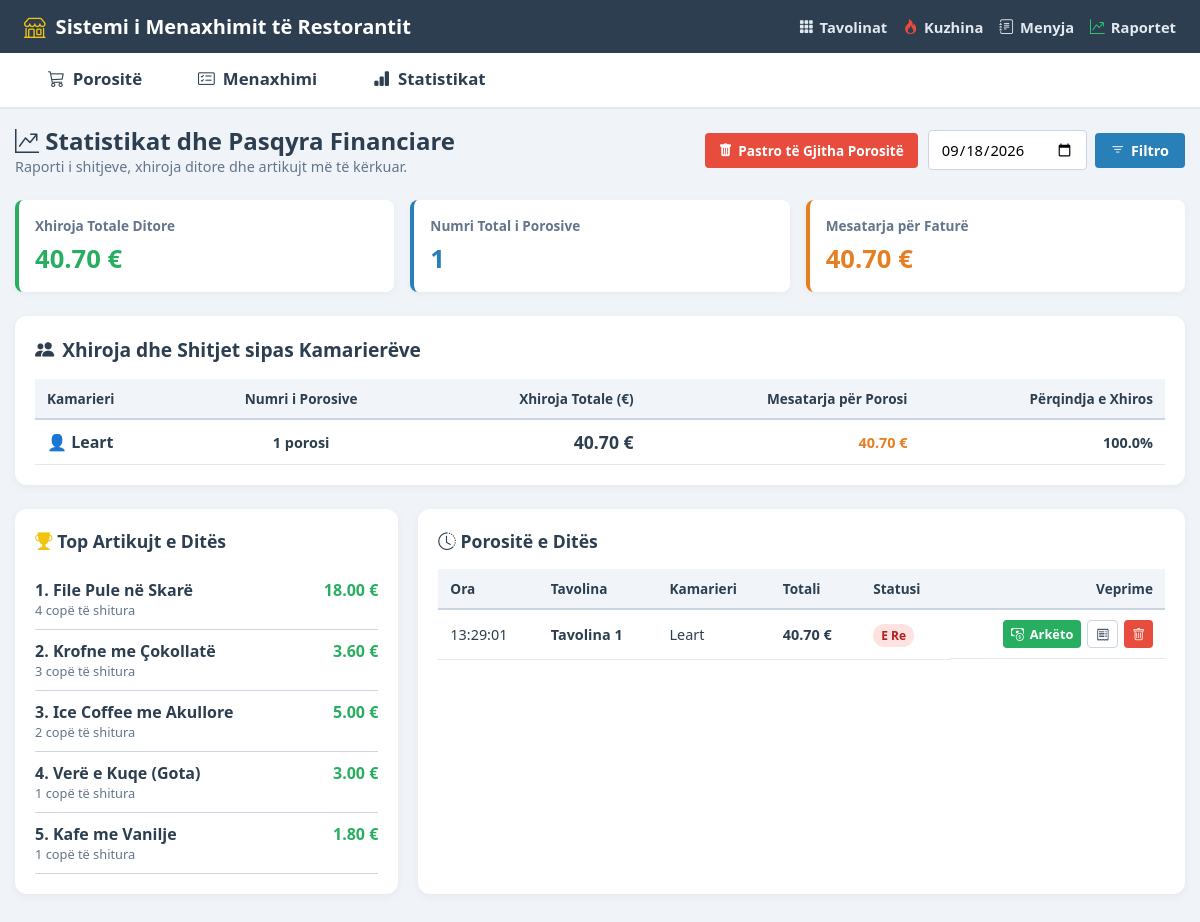
The page /reports on the database as committed earlier.
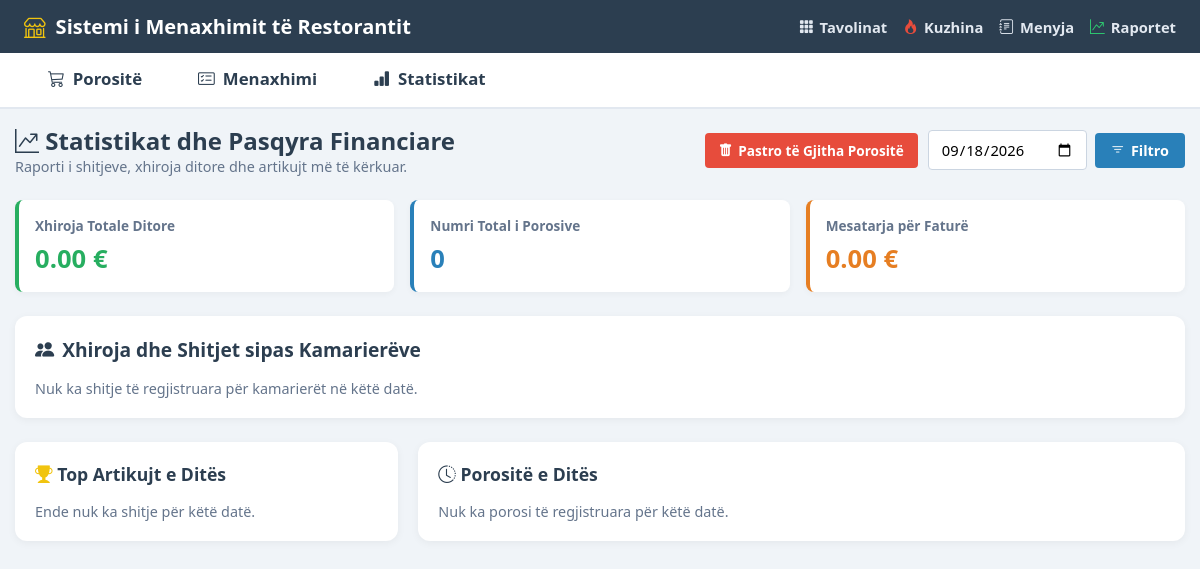
The same page on the database as committed later.
### tables this page shows
CREATE TABLE orders (
            id INTEGER PRIMARY KEY AUTOINCREMENT,
            table_number INTEGER NOT NULL,
            waiter_name TEXT NOT NULL,
            status TEXT NOT NULL DEFAULT 'E Re', -- 'E Re', 'Në Përgatitje', 'Gati', 'E Përfunduar'
            created_at TIMESTAMP DEFAULT CURRENT_TIMESTAMP,
            updated_at TIMESTAMP DEFAULT CURRENT_TIMESTAMP,
            payment_method TEXT DEFAULT 'Kesh', -- 'Kesh', 'Kartelë'
            total_amount REAL DEFAULT 0.0,
            notes TEXT DEFAULT ''
        );

CREATE TABLE order_items (
            id INTEGER PRIMARY KEY AUTOINCREMENT,
            order_id INTEGER NOT NULL,
            item_id INTEGER,
            item_name TEXT NOT NULL,
            unit_price REAL NOT NULL,
            quantity INTEGER NOT NULL DEFAULT 1,
            subtotal REAL NOT NULL,
            notes TEXT DEFAULT '',
            FOREIGN KEY (order_id) REFERENCES orders(id) ON DELETE CASCADE,
            FOREIGN KEY (item_id) REFERENCES menu_items(id) ON DELETE SET NULL
        );

### web/app.py (the view)
@app.get("/reports", response_class=HTMLResponse)
async def reports_page(request: Request, date: Optional[str] = None):
    target_date = date or datetime.now().strftime("%Y-%m-%d")
    stats = models.get_daily_statistics(target_date)
    pending_orders = models.get_orders(status="E Re")
    return templates.TemplateResponse(
        request=request,
        name="reports.html",
        context={
            "active_page": "reports",
            "restaurant_name": RESTAURANT_NAME,
            "stats": stats,
            "target_date": target_date,
            "pending_orders_count": len(pending_orders)
        }
    )

### web/templates/reports.html (shortened to what the changed rows need)
{% extends "base.html" %}
{% block content %}
<div style="margin-bottom: 24px; display: flex; justify-content: space-between; align-items: center; flex-wrap: wrap; gap: 12px;">
    <div>
        <h2 style="font-weight: 800; color: var(--accent-color);">
            <i class="bi bi-graph-up-arrow" style="color: var(--color-success);"></i> Statistikat dhe Pasqyra Financiare
        </h2>
    </div>
</div>
<div class="stats-cards">
    <div class="stat-card" style="border-color: #27ae60;">
        <div class="stat-label">Xhiroja Totale Ditore</div>
        <div class="stat-val" style="color: #27ae60;">{{ "%.2f"|format(stats.total_revenue) }} €</div>
    </div>
    <div class="stat-card" style="border-color: #2980b9;">
        <div class="stat-label">Numri Total i Porosive</div>
        <div class="stat-val" style="color: #2980b9;">{{ stats.total_orders }}</div>
    </div>
    <div class="stat-card" style="border-color: #e67e22;">
        <div class="stat-label">Mesatarja për Faturë</div>
        <div class="stat-val" style="color: #e67e22;">{{ "%.2f"|format(stats.average_order) }} €</div>
    </div>
</div>
<div style="background: white; border-radius: 12px; padding: 20px; box-shadow: 0 2px 8px rgba(0,0,0,0.05); margin-bottom: 24px;">
    <h3 style="font-size: 1.2rem; color: var(--accent-color); margin-bottom: 16px; display: flex; align-items: center; gap: 8px;">
        <i class="bi bi-people-fill" style="color: var(--primary-color);"></i> Xhiroja dhe Shitjet sipas Kamarierëve
    </h3>
    {% if not stats.waiter_stats %}
    <p style="color: var(--text-muted); font-size: 0.9rem;">Nuk ka shitje të regjistruara për kamarierët në këtë datë.</p>
    {% else %}
    <table class="data-table">
        <thead>
            <tr>
                <th>Kamarieri</th>
                <th style="text-align: center;">Numri i Porosive</th>
                <th style="text-align: right;">Xhiroja Totale (€)</th>
                <th style="text-align: right;">Mesatarja për Porosi</th>
                <th style="text-align: right;">Përqindja e Xhiros</th>
            </tr>
        </thead>
        <tbody>
            {% for w in stats.waiter_stats %}
            {% set pct = (w.total_sales / stats.total_revenue * 100) if stats.total_revenue > 0 else 0 %}
            <tr>
                <td>
                    <strong style="font-size: 1rem;">👤 {{ w.waiter_name }}</strong>
                </td>
                <td style="text-align: center; font-weight: 600;">
                    {{ w.total_orders }} porosi
                </td>
                <td style="text-align: right; font-size: 1.1rem; font-weight: 800; color: var(--color-success);">
                    {{ "%.2f"|format(w.total_sales) }} €
                </td>
                <td style="text-align: right; font-weight: 600; color: #e67e22;">
                    {{ "%.2f"|format(w.average_sales) }} €
                </td>
                <td style="text-align: right; font-weight: bold; color: var(--primary-color);">
                    {{ "%.1f"|format(pct) }}%
                </td>
            </tr>
            {% endfor %}
        </tbody>
    </table>
    {% endif %}
</div>
<div style="display: grid; grid-template-columns: 1fr 2fr; gap: 20px; margin-bottom: 24px;">
    <div style="background: white; border-radius: 12px; padding: 20px; box-shadow: 0 2px 8px rgba(0,0,0,0.05);">
        <h3 style="font-size: 1.1rem; color: var(--accent-color); margin-bottom: 16px;">
            <i class="bi bi-trophy-fill" style="color: #f1c40f;"></i> Top Artikujt e Ditës
        </h3>
        {% if not stats.popular_items %}
        <p style="color: var(--text-muted); font-size: 0.9rem;">Ende nuk ka shitje për këtë datë.</p>
        {% else %}
        <ul style="list-style: none;">
            {% for p in stats.popular_items %}
            <li style="display: flex; justify-content: space-between; padding: 10px 0; border-bottom: 1px solid var(--border-color);">
                <div>
                    <strong>{{ loop.index }}. {{ p.item_name }}</strong>
                    <div style="font-size: 0.8rem; color: var(--text-muted);">{{ p.total_qty }} copë të shitura</div>
                </div>
                <div style="font-weight: 700; color: #27ae60;">
                    {{ "%.2f"|format(p.total_sum) }} €
                </div>
            </li>
            {% endfor %}
        </ul>
        {% endif %}
    </div>
    <div style="background: white; border-radius: 12px; padding: 20px; box-shadow: 0 2px 8px rgba(0,0,0,0.05); overflow-x: auto;">
        <h3 style="font-size: 1.1rem; color: var(--accent-color); margin-bottom: 16px;">
            <i class="bi bi-clock-history"></i> Porositë e Ditës
        </h3>
        {% if not stats.orders %}
        <p style="color: var(--text-muted); font-size: 0.9rem;">Nuk ka porosi të regjistruara për këtë datë.</p>
        {% else %}
        <table class="data-table">
            <thead>
                <tr>
                    <th>Ora</th>
                    <th>Tavolina</th>
                    <th>Kamarieri</th>
                    <th>Totali</th>
                    <th>Statusi</th>
                    <th style="text-align: right;">Veprime</th>
                </tr>
            </thead>
            <tbody>
                {% for o in stats.orders %}
                <tr>
                    <td>{{ o.created_at.split(' ')[1] if ' ' in o.created_at else o.created_at }}</td>
                    <td><strong>Tavolina {{ o.table_number }}</strong></td>
                    <td>{{ o.waiter_name }}</td>
                    <td style="font-weight: 700;">{{ "%.2f"|format(o.total_amount) }} €</td>
                    <td>
                        <span class="table-status-pill pill-{% if o.status == 'E Përfunduar' %}e_lire{% elif o.status == 'E Re' %}e_zene{% else %}e_rezervuar{% endif %}">
                            {{ o.status }}
                        </span>
                    </td>
                    <td style="text-align: right; display: flex; justify-content: flex-end; gap: 6px;">
                        {% if o.status != 'E Përfunduar' %}
                        <button type="button" class="btn btn-success" style="padding: 4px 8px; font-size: 0.8rem;" onclick="openPaymentModal({{ o.id }}, {{ o.total_amount }})" title="Arkëto me kalkulator kusuri">
                            <i class="bi bi-cash-coin"></i> Arkëto
                        </button>
                        {% endif %}
                        <a href="/invoice/{{ o.id }}" target="_blank" class="btn btn-outline" style="padding: 4px 8px; font-size: 0.8rem; display: inline-flex;" title="Shiko Faturën">
                            <i class="bi bi-receipt"></i>
                        </a>
                        <button type="button" class="btn btn-danger" style="padding: 4px 8px; font-size: 0.8rem;" onclick="deleteOrder({{ o.id }})" title="Fshij Porosinë">
                            <i class="bi bi-trash"></i>
                        </button>
                    </td>
                </tr>
                {% endfor %}
            </tbody>
        </table>
        {% endif %}
    </div>
</div>
{% endblock %}

Rows that differ between the two databases and show on the page:
removed orders: waiter_name "Leart", total_orders "1", total_sales "40.70", average_sales "40.70", pct "100.0", created_at "13:29:01", table_number "1", total_amount "40.70", status "E Re"
removed order_items: item_name "File Pule në Skarë", total_qty "4", total_sum "18.00"
removed order_items: item_name "Krofne me Çokollatë", total_qty "3", total_sum "3.60"
removed order_items: item_name "Ice Coffee me Akullore", total_qty "2", total_sum "5.00"
removed order_items: item_name "Verë e Kuqe (Gota)", total_qty "1", total_sum "3.00"
removed order_items: item_name "Kafe me Vanilje", total_qty "1", total_sum "1.80"
Other text that changed with them:
{{ "%.2f"|format(stats.total_revenue) }}: "40.70" → "0.00"
{{ stats.total_orders }}: "1" → "0"
{{ "%.2f"|format(stats.average_order) }}: "40.70" → "0.00"
text no longer shown: "Kamarieri Numri i Porosive Xhiroja Totale (€) Mesatarja për Porosi Përqindja e Xhiros Ora Tavolina Kamarieri Totali Statusi Veprime"
text now shown: "Nuk ka shitje të regjistruara për kamarierët në këtë datë. Ende nuk ka shitje për këtë datë. Nuk ka porosi të regjistruara për këtë datë."
